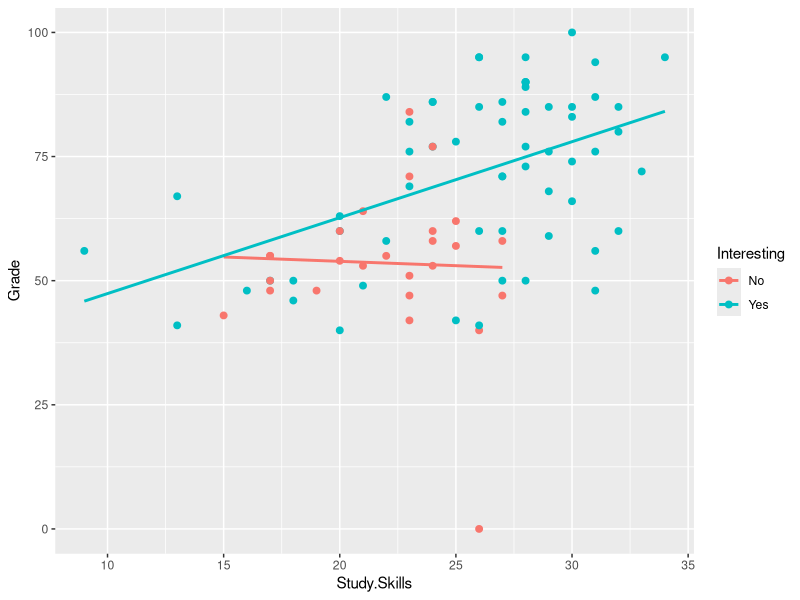
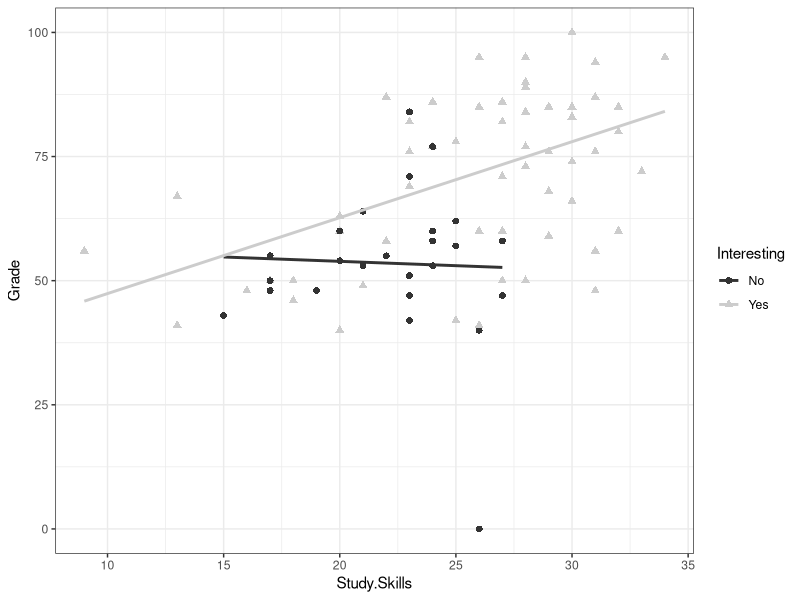
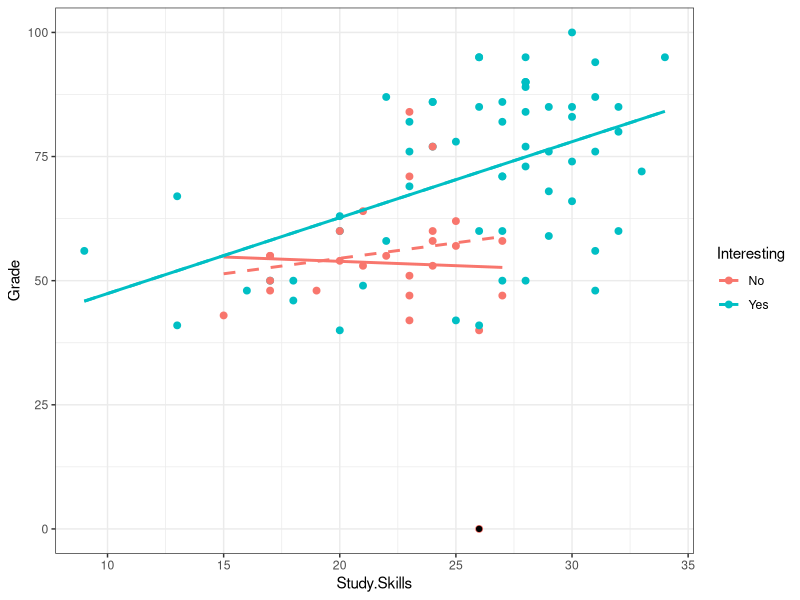
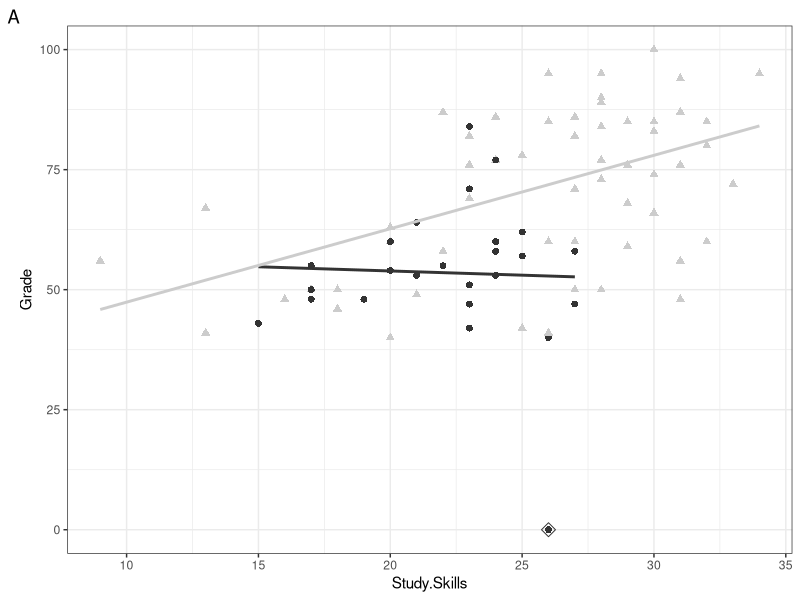
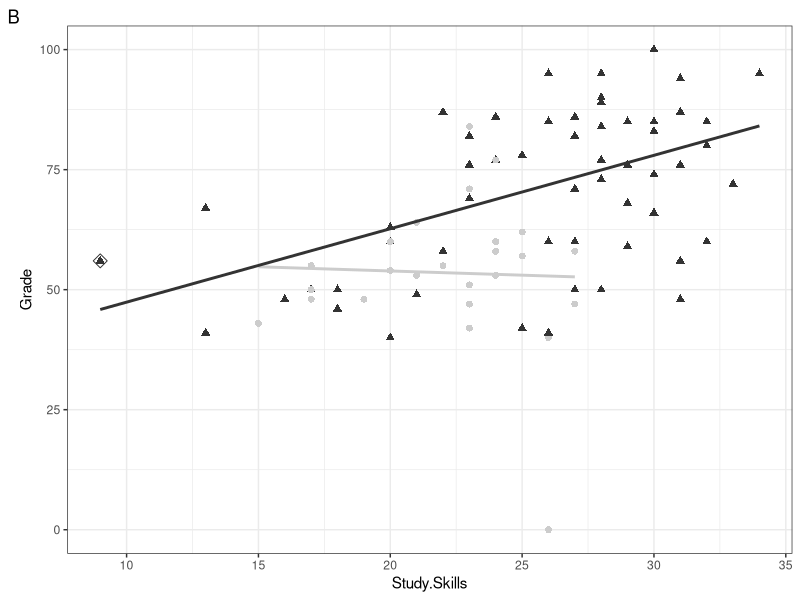
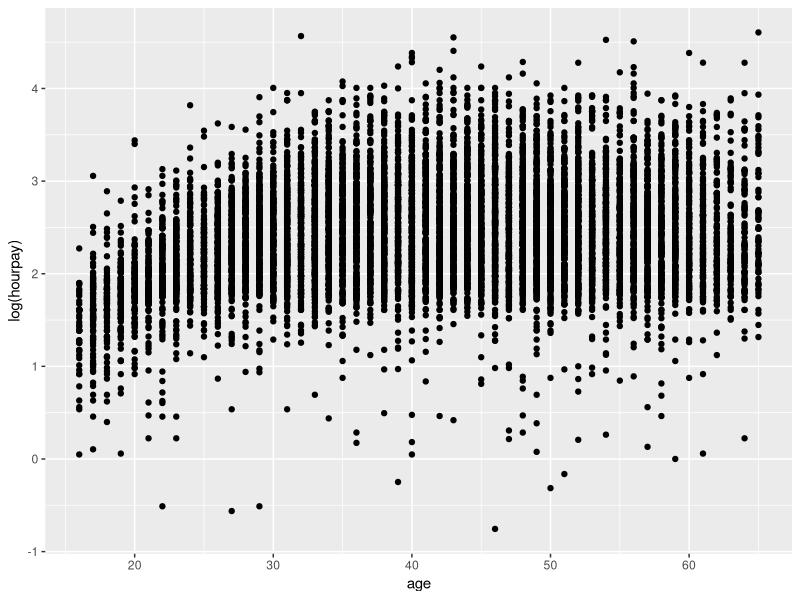

The R script that drew these images, in order:
#weeek 5 Outliers

library(car)
library(ggplot2)
library(arm)


study_habits <- read.csv("Stats_study_habits.csv", , header = TRUE,stringsAsFactors = TRUE)
grade.lm.2<-lm(Grade~Study.Skills*factor(Interesting),data=study_habits)
display(grade.lm.2)

#plot the linear model
p1<-ggplot(study_habits, aes(x=Study.Skills, y=Grade,  color=factor(Interesting)))
p1<- p1 + geom_point(size=2) 
p1<-p1+geom_smooth(method="lm", se=FALSE)
#legend
p1<-p1+scale_colour_discrete(name  ="Interesting",
                             breaks=c("0", "1"),
                             labels=c("No", "Yes"))
p1


p2<-ggplot(study_habits, aes(x=Study.Skills, y=Grade, shape=factor(Interesting), color=factor(Interesting)))
p2<- p2 + geom_point(size=2)  + theme_bw()
p2<-p2+geom_smooth(method="lm", se=FALSE)
p2<-p2+scale_colour_grey(name  ="Interesting",
                         breaks=c("0", "1"),
                         labels=c("No", "Yes"))
p2<-p2+scale_shape_discrete(name  ="Interesting",
                            breaks=c("0", "1"),
                            labels=c("No", "Yes"))
p2

#checking the outliers
out.1<-which(study_habits$Grade==min(study_habits$Grade))
out.2<-with(study_habits, which(Grade<60 & Study.Skills<10))
out.3<-with(study_habits, which(Grade>60 & Study.Skills<15))
study_habits[c(out.1,out.2,out.3),c(2,7,8)]

#display regression with outlier removal
Study_habits.out.1<-study_habits[-out.1,]
grade.lm.no.out<-lm(Grade~Study.Skills*factor(Interesting),data=Study_habits.out.1)
display(grade.lm.no.out)

#plot the visual
p3<-ggplot(study_habits, aes(x=Study.Skills, y=Grade,  color=factor(Interesting)))
p3<- p3 + geom_point(size=2) + theme_bw()
p3<- p3 + geom_point(data=study_habits[out.1,], color="black")
p3<-p3+geom_smooth(method="lm", se=FALSE)
p3<-p3+scale_colour_discrete(name  ="Interesting",
                             breaks=c("0", "1"),
                             labels=c("No", "Yes"))
p3<-p3+ geom_smooth(data=Study_habits.out.1, aes(x=Study.Skills, y=Grade,  color=factor(Interesting)), method = "lm",se=FALSE, linetype="dashed")
p3


Study_habits.out.1<-study_habits[-out.1,]
p1<-ggplot(study_habits, aes(x=Study.Skills, y=Grade, shape=factor(Interesting), color=factor(Interesting)))  + labs(tag = "A")
p1<- p1 + geom_point(size=2)
p1<- p1 + geom_point(data=study_habits[out.1,], shape=5, size=3)
p1<-p1+geom_smooth(method="lm", se=FALSE)+ theme_bw()+theme(legend.position = "none")
p1<-p1+scale_colour_grey(name  ="Interesting",
                         breaks=c("0", "1"),
                         labels=c("No", "Yes"))
p1<-p1+scale_shape_discrete(name  ="Interesting",
                            breaks=c("0", "1"),
                            labels=c("No", "Yes"))
p1

p4<-ggplot(study_habits, aes(x=Study.Skills, y=Grade, shape=factor(Interesting), color=factor(Interesting))) + labs(tag = "B")
p4<- p4 + geom_point(data=study_habits[out.2,], size=3, shape=5)
p4<- p4 + geom_point(size=2)
p4<-p4+geom_smooth(method="lm", se=FALSE)+ theme_bw()+theme(legend.position = "none")
p4<-p4+scale_colour_grey(name  ="Interesting",
                         breaks=c("0", "1"),
                         labels=c("No", "Yes"))
p4<-p4+scale_shape_discrete(name  ="Interesting",
                            breaks=c("0", "1"),
                            labels=c("No", "Yes"))

p4
#outliers are real data point. we remove only if it's a typo. 
#if cant justify outlier removal. do double regression, one with and one without the outliers. dicuss them
#compare outliers with the average value
#discuss why they are outliers, then run double regressions and discuss them.

show_outliers<-function(the.linear.model,topN){
  #length of data
  n=length(fitted(the.linear.model))
  #number of parameters estimated
  p=length(coef(the.linear.model))
  #standardised residuals over 3
  res.out<-which(abs(rstandard(the.linear.model))>3) #sometimes >2
  #topN values
  res.top<-head(rev(sort(abs(rstandard(the.linear.model)))),topN)
  #high leverage values
  lev.out<-which(lm.influence(the.linear.model)$hat>2*p/n)
  #topN values
  lev.top<-head(rev(sort(lm.influence(the.linear.model)$hat)),topN)
  #high diffits
  dffits.out<-which(dffits(the.linear.model)>2*sqrt(p/n))
  #topN values
  dffits.top<-head(rev(sort(dffits(the.linear.model))),topN)
  #Cook's over 1
  cooks.out<-which(cooks.distance(the.linear.model)>1)
  #topN cooks
  cooks.top<-head(rev(sort(cooks.distance(the.linear.model))),topN)
  #Create a list with the statistics -- cant do a data frame as different lengths 
  list.of.stats<-list(Std.res=res.out,Std.res.top=res.top, Leverage=lev.out, Leverage.top=lev.top, DFFITS=dffits.out, DFFITS.top=dffits.top, Cooks=cooks.out,Cooks.top=cooks.top)
  #return the statistics
  list.of.stats}




#Outlier Statistics
Hourly_Pay<-read.csv("Large_Hourly_Pay.csv",header=TRUE, row.names = NULL)
HP.lm<-lm(log(hourpay)~age+factor(gender)+HighestQual,data=Hourly_Pay)
display(HP.lm)
ggplot(Hourly_Pay, aes(x=age,y=log(hourpay)))+geom_point()

#apply outlier statistics funtion
HP.out<-show_outliers(HP.lm,10)
head(HP.out, 5)

print("Standardised residuals")
HP.out$Std.res.top
print("Leverage values")
HP.out$Leverage.top
print("DFFITS")
HP.out$DFFITS.top
print("Cook's d")
HP.out$Cooks.top


common.out<-intersect(intersect(HP.out$Std.res,HP.out$DFFITS),HP.out$Leverage)
common.out 
